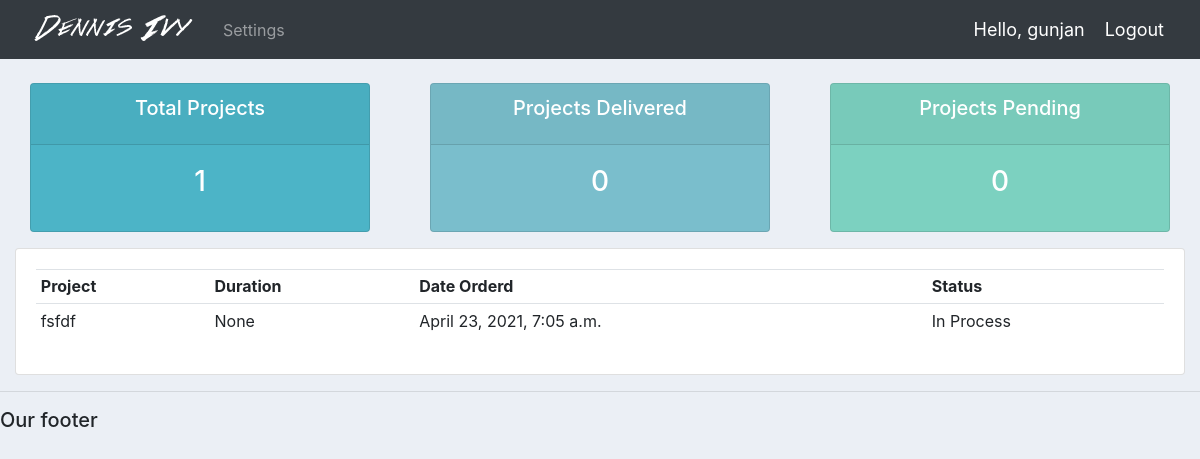
Screenshot of /user/ (signed in) with the database file from the repository.
### accounts/models.py (models this page shows, shortened)
class Work_Status(models.Model):
	STATUS = (
			('Pending', 'Pending'),
			('In Process', 'In Process'),
			('Delivered', 'Delivered'),
			)
	developer = models.ForeignKey(Developer, null=True, on_delete= models.SET_NULL)
	project = models.ForeignKey(Project, null=True, on_delete= models.SET_NULL)
	date_created = models.DateTimeField(auto_now_add=True, null=True)
	status = models.CharField(max_length=200, null=True, choices=STATUS)
	duration = models.CharField(max_length=200, null=True )

class Project(models.Model):
	CATEGORY = (
			('Informative', 'Informative'),
			('E-commerce', 'E-commerce'),
			('Dynamic', 'Dynamic'),
			)
	name = models.CharField(max_length=200, null=True)
	domain = models.CharField(max_length=200,null=True)
	category = models.CharField(max_length=200, null=True, choices=CATEGORY)
	description = models.CharField(max_length=200, null=True, blank=True)
	date_created = models.DateTimeField(auto_now_add=True, null=True)
	tags = models.ManyToManyField(Tag)
	def __str__(self):
		return self.name

### accounts/decorators.py (the view)
		def wrapper_func(request, *args, **kwargs):
			group = None
			if request.user.groups.exists():
				group = request.user.groups.all()[0].name
			if group in allowed_roles:
				return view_func(request, *args, **kwargs)
			else:
				return HttpResponse('You are not authorized to view this page')

### accounts/views.py (called while the page is built)
@login_required(login_url='login')
@allowed_users(allowed_roles=['developer'])
def userPage(request):
	work_status = request.user.developer.work_status_set.all()
	total_projects = work_status.count()
	delivered = work_status.filter(status='Delivered').count()
	pending = work_status.filter(status='Pending').count()
	context = {'work_status':work_status, 'total_projects':total_projects,
	'delivered':delivered,'pending':pending}
	return render(request, 'accounts/user.html', context)

### accounts/templates/accounts/user.html
{%  extends 'accounts/main.html' %}
{% block content %}
{%  include 'accounts/status.html' %}
<div class="row">
	<div class="col-md">
		<div class="card card-body">
			<table class="table table-sm">
				<tr>
					<th>Project</th>
					<th>Duration</th>
					<th>Date Orderd</th>
					<th>Status</th>
				</tr>
				{% for order in work_status %}
				<tr>
					<td>{{order.project}}</td>
					<td>{{order.duration}}</td>
					<td>{{order.date_created}}</td>
					<td>{{order.status}}</td>
				</tr>
				{% endfor %}
			</table>
		</div>
	</div>
</div>
{% endblock content %}

### accounts/templates/accounts/navbar.html (shortened to what this page needs)
{% load static %}
<nav class="navbar navbar-expand-lg navbar-dark bg-dark">
 <img src="{% static 'images/logo.png' %}">
  <div class="collapse navbar-collapse" id="navbarNav">
    <ul class="navbar-nav">
      {% if request.user.is_staff %}
        <li class="nav-item active">
          <a class="nav-link" href="{% url 'home' %}">Dashboard</a>
        </li>
        <li class="nav-item active">
          <a class="nav-link" href="{% url 'projects' %}">Projects</a>
        </li>
        {% else %}
        <li class="nav-item">
          <a class="nav-link" href="{% url 'account' %}">Settings</a>
        </li>
        {% endif %}
    </ul>
  </div>
  <span class="hello-msg">Hello, {{request.user}}</span>
  <span ><a  class="hello-msg" href="{% url 'logout' %}">Logout</a></span>
</nav>

### static/css/main.css (style rules this page uses)
body { background-color: #ebeff5; }

### accounts/templates/accounts/navbar.html (style rules this page uses)
.hello-msg { font-size: 18px; color: #fff; margin-right: 20px; }

### rows the page displays
Work_Status: project "fsfdf", duration "None", date_created "April 23, 2021, 7:05 a.m.", status "In Process"

### other values shown
{{ request.user }} "gunjan"
{{ total_projects }} "1"
{{ delivered }} "0"
{{ pending }} "0"
